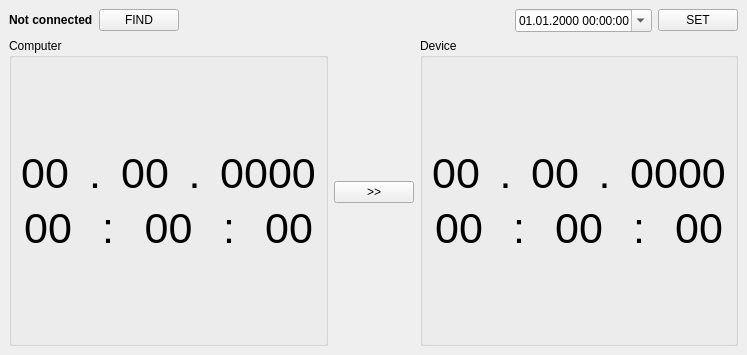
<?xml version="1.0" encoding="UTF-8"?>
<ui version="4.0">
 <class>MainWindow</class>
 <widget class="QMainWindow" name="MainWindow">
  <property name="geometry">
   <rect>
    <x>0</x>
    <y>0</y>
    <width>747</width>
    <height>355</height>
   </rect>
  </property>
  <property name="windowTitle">
   <string>MainWindow</string>
  </property>
  <widget class="QWidget" name="centralwidget">
   <layout class="QVBoxLayout" name="verticalLayout_3">
    <item>
     <layout class="QHBoxLayout" name="horizontalLayout_8">
      <item>
       <widget class="QLabel" name="statusL">
        <property name="text">
         <string>&lt;b&gt;Not connected&lt;/b&gt;</string>
        </property>
       </widget>
      </item>
      <item>
       <widget class="QPushButton" name="findB">
        <property name="text">
         <string>FIND</string>
        </property>
       </widget>
      </item>
      <item>
       <spacer name="horizontalSpacer">
        <property name="orientation">
         <enum>Qt::Horizontal</enum>
        </property>
        <property name="sizeHint" stdset="0">
         <size>
          <width>40</width>
          <height>20</height>
         </size>
        </property>
       </spacer>
      </item>
      <item>
       <widget class="QDateTimeEdit" name="dateTimeEdit">
        <property name="displayFormat">
         <string>dd.MM.yyyy HH:mm:ss</string>
        </property>
        <property name="calendarPopup">
         <bool>true</bool>
        </property>
       </widget>
      </item>
      <item>
       <widget class="QPushButton" name="setB">
        <property name="text">
         <string>SET</string>
        </property>
       </widget>
      </item>
     </layout>
    </item>
    <item>
     <layout class="QHBoxLayout" name="horizontalLayout">
      <item>
       <widget class="QGroupBox" name="groupBox">
        <property name="title">
         <string>Computer</string>
        </property>
        <layout class="QVBoxLayout" name="verticalLayout">
         <item>
          <spacer name="verticalSpacer">
           <property name="orientation">
            <enum>Qt::Vertical</enum>
           </property>
           <property name="sizeHint" stdset="0">
            <size>
             <width>20</width>
             <height>40</height>
            </size>
           </property>
          </spacer>
         </item>
         <item>
          <layout class="QHBoxLayout" name="horizontalLayout_4">
           <item>
            <widget class="QLabel" name="dayL">
             <property name="font">
              <font>
               <pointsize>32</pointsize>
              </font>
             </property>
             <property name="text">
              <string>00</string>
             </property>
             <property name="alignment">
              <set>Qt::AlignCenter</set>
             </property>
            </widget>
           </item>
           <item>
            <widget class="QLabel" name="label_18">
             <property name="font">
              <font>
               <pointsize>32</pointsize>
              </font>
             </property>
             <property name="text">
              <string>.</string>
             </property>
             <property name="alignment">
              <set>Qt::AlignCenter</set>
             </property>
            </widget>
           </item>
           <item>
            <widget class="QLabel" name="monL">
             <property name="font">
              <font>
               <pointsize>32</pointsize>
              </font>
             </property>
             <property name="text">
              <string>00</string>
             </property>
             <property name="alignment">
              <set>Qt::AlignCenter</set>
             </property>
            </widget>
           </item>
           <item>
            <widget class="QLabel" name="label_20">
             <property name="font">
              <font>
               <pointsize>32</pointsize>
              </font>
             </property>
             <property name="text">
              <string>.</string>
             </property>
             <property name="alignment">
              <set>Qt::AlignCenter</set>
             </property>
            </widget>
           </item>
           <item>
            <widget class="QLabel" name="yearL">
             <property name="font">
              <font>
               <pointsize>32</pointsize>
              </font>
             </property>
             <property name="text">
              <string>0000</string>
             </property>
             <property name="alignment">
              <set>Qt::AlignCenter</set>
             </property>
            </widget>
           </item>
          </layout>
         </item>
         <item>
          <layout class="QHBoxLayout" name="horizontalLayout_2">
           <item>
            <widget class="QLabel" name="hourL">
             <property name="font">
              <font>
               <pointsize>32</pointsize>
              </font>
             </property>
             <property name="text">
              <string>00</string>
             </property>
             <property name="alignment">
              <set>Qt::AlignCenter</set>
             </property>
            </widget>
           </item>
           <item>
            <widget class="QLabel" name="label_9">
             <property name="font">
              <font>
               <pointsize>32</pointsize>
              </font>
             </property>
             <property name="text">
              <string>:</string>
             </property>
             <property name="alignment">
              <set>Qt::AlignCenter</set>
             </property>
            </widget>
           </item>
           <item>
            <widget class="QLabel" name="minL">
             <property name="font">
              <font>
               <pointsize>32</pointsize>
              </font>
             </property>
             <property name="text">
              <string>00</string>
             </property>
             <property name="alignment">
              <set>Qt::AlignCenter</set>
             </property>
            </widget>
           </item>
           <item>
            <widget class="QLabel" name="label_10">
             <property name="font">
              <font>
               <pointsize>32</pointsize>
              </font>
             </property>
             <property name="text">
              <string>:</string>
             </property>
             <property name="alignment">
              <set>Qt::AlignCenter</set>
             </property>
            </widget>
           </item>
           <item>
            <widget class="QLabel" name="secL">
             <property name="font">
              <font>
               <pointsize>32</pointsize>
              </font>
             </property>
             <property name="text">
              <string>00</string>
             </property>
             <property name="alignment">
              <set>Qt::AlignCenter</set>
             </property>
            </widget>
           </item>
          </layout>
         </item>
         <item>
          <spacer name="verticalSpacer_2">
           <property name="orientation">
            <enum>Qt::Vertical</enum>
           </property>
           <property name="sizeHint" stdset="0">
            <size>
             <width>20</width>
             <height>40</height>
            </size>
           </property>
          </spacer>
         </item>
        </layout>
       </widget>
      </item>
      <item>
       <widget class="QPushButton" name="moveB">
        <property name="sizePolicy">
         <sizepolicy hsizetype="Maximum" vsizetype="Fixed">
          <horstretch>0</horstretch>
          <verstretch>0</verstretch>
         </sizepolicy>
        </property>
        <property name="text">
         <string>&gt;&gt;</string>
        </property>
       </widget>
      </item>
      <item>
       <widget class="QGroupBox" name="groupBox_2">
        <property name="title">
         <string>Device</string>
        </property>
        <layout class="QVBoxLayout" name="verticalLayout_2">
         <item>
          <spacer name="verticalSpacer_5">
           <property name="orientation">
            <enum>Qt::Vertical</enum>
           </property>
           <property name="sizeHint" stdset="0">
            <size>
             <width>20</width>
             <height>40</height>
            </size>
           </property>
          </spacer>
         </item>
         <item>
          <layout class="QHBoxLayout" name="horizontalLayout_5">
           <item>
            <widget class="QLabel" name="devDayL">
             <property name="font">
              <font>
               <pointsize>32</pointsize>
              </font>
             </property>
             <property name="text">
              <string>00</string>
             </property>
             <property name="alignment">
              <set>Qt::AlignCenter</set>
             </property>
            </widget>
           </item>
           <item>
            <widget class="QLabel" name="label_22">
             <property name="font">
              <font>
               <pointsize>32</pointsize>
              </font>
             </property>
             <property name="text">
              <string>.</string>
             </property>
             <property name="alignment">
              <set>Qt::AlignCenter</set>
             </property>
            </widget>
           </item>
           <item>
            <widget class="QLabel" name="devMonL">
             <property name="font">
              <font>
               <pointsize>32</pointsize>
              </font>
             </property>
             <property name="text">
              <string>00</string>
             </property>
             <property name="alignment">
              <set>Qt::AlignCenter</set>
             </property>
            </widget>
           </item>
           <item>
            <widget class="QLabel" name="label_24">
             <property name="font">
              <font>
               <pointsize>32</pointsize>
              </font>
             </property>
             <property name="text">
              <string>.</string>
             </property>
             <property name="alignment">
              <set>Qt::AlignCenter</set>
             </property>
            </widget>
           </item>
           <item>
            <widget class="QLabel" name="devYearL">
             <property name="font">
              <font>
               <pointsize>32</pointsize>
              </font>
             </property>
             <property name="text">
              <string>0000</string>
             </property>
             <property name="alignment">
              <set>Qt::AlignCenter</set>
             </property>
            </widget>
           </item>
          </layout>
         </item>
         <item>
          <layout class="QHBoxLayout" name="horizontalLayout_3">
           <item>
            <widget class="QLabel" name="devHourL">
             <property name="font">
              <font>
               <pointsize>32</pointsize>
              </font>
             </property>
             <property name="text">
              <string>00</string>
             </property>
             <property name="alignment">
              <set>Qt::AlignCenter</set>
             </property>
            </widget>
           </item>
           <item>
            <widget class="QLabel" name="label_15">
             <property name="font">
              <font>
               <pointsize>32</pointsize>
              </font>
             </property>
             <property name="text">
              <string>:</string>
             </property>
             <property name="alignment">
              <set>Qt::AlignCenter</set>
             </property>
            </widget>
           </item>
           <item>
            <widget class="QLabel" name="devMinL">
             <property name="font">
              <font>
               <pointsize>32</pointsize>
              </font>
             </property>
             <property name="text">
              <string>00</string>
             </property>
             <property name="alignment">
              <set>Qt::AlignCenter</set>
             </property>
            </widget>
           </item>
           <item>
            <widget class="QLabel" name="label_13">
             <property name="font">
              <font>
               <pointsize>32</pointsize>
              </font>
             </property>
             <property name="text">
              <string>:</string>
             </property>
             <property name="alignment">
              <set>Qt::AlignCenter</set>
             </property>
            </widget>
           </item>
           <item>
            <widget class="QLabel" name="devSecL">
             <property name="font">
              <font>
               <pointsize>32</pointsize>
              </font>
             </property>
             <property name="text">
              <string>00</string>
             </property>
             <property name="alignment">
              <set>Qt::AlignCenter</set>
             </property>
            </widget>
           </item>
          </layout>
         </item>
         <item>
          <spacer name="verticalSpacer_3">
           <property name="orientation">
            <enum>Qt::Vertical</enum>
           </property>
           <property name="sizeHint" stdset="0">
            <size>
             <width>20</width>
             <height>40</height>
            </size>
           </property>
          </spacer>
         </item>
        </layout>
       </widget>
      </item>
     </layout>
    </item>
   </layout>
  </widget>
  <action name="actionExit">
   <property name="text">
    <string>Exit</string>
   </property>
  </action>
  <action name="actionSearch_for_packages">
   <property name="checkable">
    <bool>true</bool>
   </property>
   <property name="text">
    <string>Search for packages</string>
   </property>
  </action>
  <action name="actionPaste_Modbus_RTU_CRC">
   <property name="text">
    <string>Calculate RTU CRC</string>
   </property>
  </action>
  <action name="actionHEX_Data_at_new_line">
   <property name="checkable">
    <bool>true</bool>
   </property>
   <property name="text">
    <string>HEX Data at new line</string>
   </property>
  </action>
  <action name="actionPacket_Creator">
   <property name="text">
    <string>Packet Creator</string>
   </property>
  </action>
 </widget>
 <resources/>
 <connections>
  <connection>
   <sender>actionExit</sender>
   <signal>triggered()</signal>
   <receiver>MainWindow</receiver>
   <slot>close()</slot>
   <hints>
    <hint type="sourcelabel">
     <x>-1</x>
     <y>-1</y>
    </hint>
    <hint type="destinationlabel">
     <x>399</x>
     <y>299</y>
    </hint>
   </hints>
  </connection>
 </connections>
</ui>
